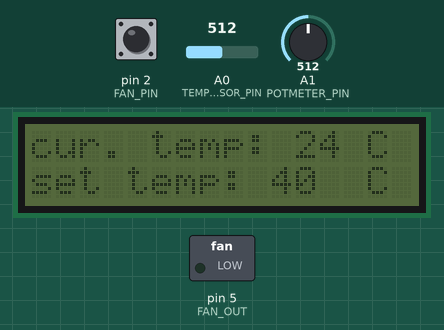
Simulated run of this sketch. Board: Arduino Uno, built with avr-gcc and run on an emulated ATmega328P. Shown: 16×2 character LCD, switched loads named in the sketch (green lamp = pin HIGH). The test bench sets the inputs (shaded band); at power-on: A0 (TEMPSENSOR_PIN) = 512, A1 (POTMETER_PIN) = 512, pin 2 (FAN_PIN) HIGH. Pins used as bus, display or sensor lines are not drawn; what the sketch prints to the serial monitor is not drawn.

Above: at 1.2 s.
1.3 s: A0 (TEMPSENSOR_PIN) set to 268
At 2.9 s:
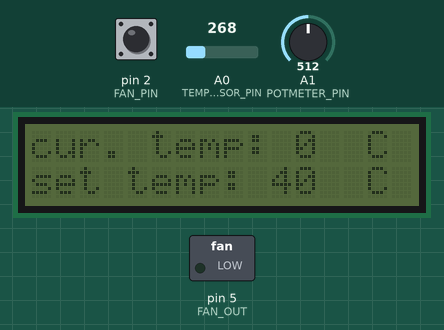
3.5 s: A0 (TEMPSENSOR_PIN) set to 242
At 4.4 s:
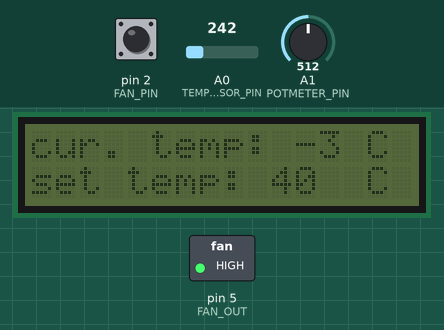
5.5 s: A0 (TEMPSENSOR_PIN) set to 0
At 7.0 s:
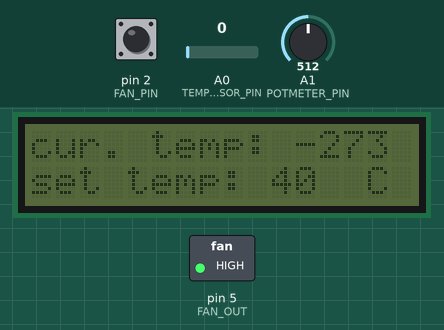
7.5 s: A1 (POTMETER_PIN) set to 716
At 8.5 s:
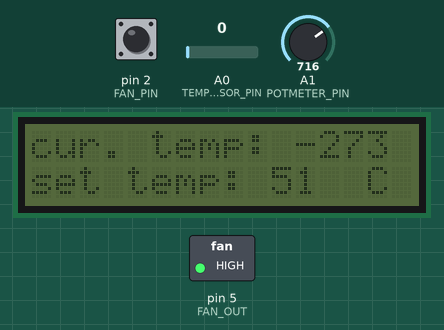
9.5 s: A0 (TEMPSENSOR_PIN) set to 306
At 9.9 s:
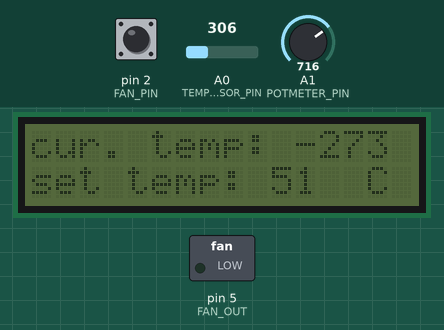
11.5 s: A1 (POTMETER_PIN) set to 900
At 13.4 s:
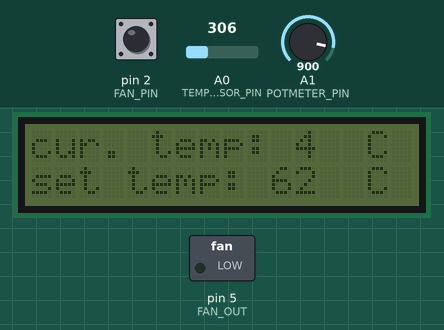
Timing chart, 0 to 14.5 s (numbered marks = the images above; inputs shaded):
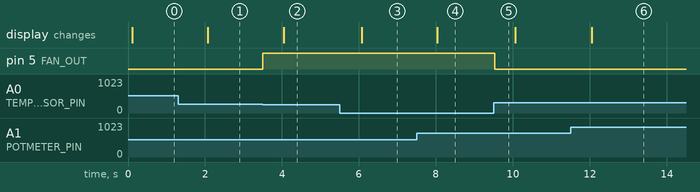

Measured:
- the behaviour switches between 261 and 260 on A0 (TEMPSENSOR_PIN) (found by bisection; images 1 and 2)
- after the input at 1.3 s, the display: changes after 0.77 s (image 1)
- after the input at 3.5 s, pin 5 (FAN_OUT): LOW → HIGH at once; the display: changes after 0.54 s (image 2)
- after the input at 5.5 s, the display: changes after 0.57 s (image 3)
- after the input at 7.5 s, the display: changes after 0.54 s (image 4)
- after the input at 9.5 s, pin 5 (FAN_OUT): HIGH → LOW at once
- after the input at 11.5 s, the display: changes after 0.56 s (image 6)

The sketch:

Main.ino
```cpp
#include <Wire.h>
#include <LiquidCrystal_I2C.h>

#define DEBUG
#define NTC

// constants
#define NTC_RESISTANCE 10000

#define LCD_REFRESH_TIME 1000

#define SET_TEMP_MIN 10
#define SET_TEMP_MAX 70

#define FAN_PIN 2
#define TEMPSENSOR_PIN A0
#define TEMPSENSOR_VCC 4
#define POTMETER_PIN A1
#define FAN_OUT 5

///
///   FUNCTIONS
///

// takes value from 0 - 1023 and returns a value between SET_TEMP_MIN and SET_TEMP_MAX
// this is the temperature chosen by the user
unsigned int getPotmeterTemp() {
  return map(analogRead(POTMETER_PIN), 0, 1023, SET_TEMP_MIN, SET_TEMP_MAX);
}

// takes a pulse time in microseconds and returns the revolutions per minute
unsigned long toRpm(unsigned long pulseTime) {
  // pulsetime = microseconds per half rev
  // millis per half rev = pulsetime * 0.001
  // millis per rev = pulsetime * 0.002
  // sec per rev = (pulsetime * 0.002) / 1000
  // rev per sec = 1000 / (pulsetime * 0.002)
  // rev per min = 60000 / (pulsetime * 0.002)

  // if the pulsetime is lower than 15000 microseconds, there is probably an error (this would mean an rpm above 2000)
  if(pulseTime < 15000) return 0;
  return 60000/(pulseTime*0.002);
}

// takes the voltage read at the ntc and returns the temperature in celsius
int readNtcTemp(int ntcVout){

  float logResistanceOfNtc,resistanceOfNtc, kelvin, celsius;
  const float A = 1.009249522e-03, B = 2.378405444e-04, C = 2.019202697e-07;
  resistanceOfNtc = NTC_RESISTANCE * (1023.0 / (float)ntcVout - 1.0);
  logResistanceOfNtc = log(resistanceOfNtc);
  //Steinhart–Hart equation
  //1/T = A + B*ln(R2) + C(ln(R2))^3

  kelvin = (1.0 / (A + B*logResistanceOfNtc + C*logResistanceOfNtc*logResistanceOfNtc*logResistanceOfNtc));//in kelvin
  celsius = kelvin - 273.15;//naar celsius
  return celsius;
}

// returns the value read from the sensor at TEMPSENSOR_PIN converted to celsius
int readTemp() {
  int temp;

  // the sensor is only powered when a value is being read to prevent it from heating up too much
  digitalWrite(TEMPSENSOR_VCC, 1);
  delay(5);

  #ifdef LM35DZ
    // in = 0 - 1023        V = in / (1023 / 5)      mV = V * 1000       deg = mV / 10
    // deg = read/2.046
    temp = analogRead(TEMPSENSOR_PIN) / 2.046;
  #else // NTC
    temp = readNtcTemp(analogRead(TEMPSENSOR_PIN));
  #endif
  digitalWrite(TEMPSENSOR_VCC, 0);
  return temp;
}

void isr();

///
///   GLOBALS
///

unsigned long pulseTime, lastInterrupt, lcdRefreshTime = 0;
char lcdBuffer[2][16];
LiquidCrystal_I2C lcd(0x38, 16, 2);

///
///   SETUP
///

void setup() {
  pinMode(TEMPSENSOR_PIN, INPUT);
  pinMode(TEMPSENSOR_VCC, OUTPUT);
  pinMode(FAN_PIN, INPUT_PULLUP);
  pinMode(POTMETER_PIN, INPUT);
  pinMode(FAN_OUT, OUTPUT);

  attachInterrupt(digitalPinToInterrupt(FAN_PIN), isr, CHANGE);
  Serial.begin(9600);
  lcd.init();
}

///
///   LOOP
///

void loop() {
  // if the fan pin stays at the same voltage for more than one second assume it stopped spinning
  if(lastInterrupt + 1000 < millis()) pulseTime = 0;

  // turn on the fan if the temperature from the sensor is higher than the temperature set by the user
  digitalWrite(FAN_OUT, (readTemp() > getPotmeterTemp()));

  #ifdef DEBUG
    Serial.println("fan rpm: " + (String)toRpm(pulseTime) + " temperature: " + (String)readTemp() + " potmeter: " + (String)getPotmeterTemp());
  #endif

  // lcd is not refreshed on every iteration to prevent flickering
  if(millis() > lcdRefreshTime) {
    snprintf(lcdBuffer[0], 16, "cur. temp: %-3dC", readTemp());
    snprintf(lcdBuffer[1], 16, "set temp: %-4dC", getPotmeterTemp());

    lcdRefreshTime += LCD_REFRESH_TIME;
    lcd.setCursor(0, 0);
    lcd.print(lcdBuffer[0]);
    lcd.setCursor(0, 1);
    lcd.print(lcdBuffer[1]);
  }
}

///
///   ISRs
///

// this isr gets called when the sensor from the fan changes
// this function starts timing when the pin goes low
// when the pin goes high the elapsed time will be stored in pulseTime
void isr() {
  static unsigned long start = 0;
  if(!digitalRead(FAN_PIN)) start = micros();
  if(digitalRead(FAN_PIN)) pulseTime = micros()-start;
  lastInterrupt = millis();
}
```
